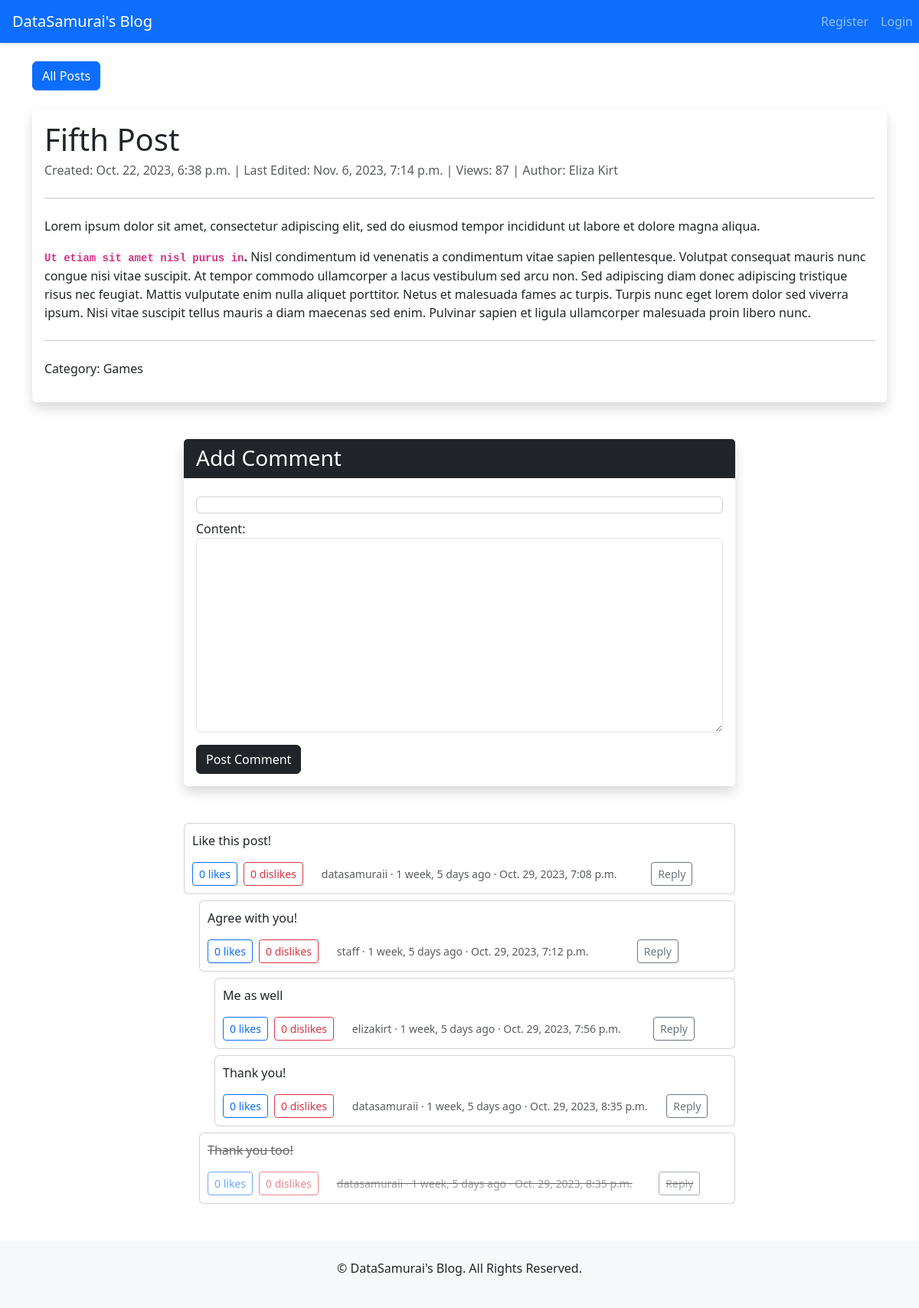
Page /blog/post/1/ on the committed database.
### posts/models.py (models this page shows, shortened)
class Post(models.Model):
    title = models.CharField(max_length=50, unique=True)
    content = RichTextField()
    category = models.ForeignKey('Category', on_delete=models.SET_NULL, null=True)
    date_published = models.DateTimeField(auto_now_add=True)
    date_edited = models.DateTimeField(auto_now=True)
    views = models.PositiveIntegerField(default=0)
    author = models.ForeignKey(settings.AUTH_USER_MODEL, on_delete=models.SET_NULL, null=True)
    is_published = models.BooleanField(default=False)
    def save(self, *args, **kwargs):
        self.content = bleach.clean(
            self.content,
            tags=settings.ALLOWED_TAGS,
            attributes=settings.ALLOWED_ATTRIBUTES,
            protocols=settings.ALLOWED_PROTOCOLS,
            strip=settings.STRIP,
            strip_comments=settings.STRIP_COMMENTS,
        )
        super().save(*args, **kwargs)
    class Meta:
        ordering = ['-date_published']

class Category(models.Model):
    title = models.CharField(max_length=30)
    description = models.TextField()
    class Meta:
        ordering = ['title']

class Comment(models.Model):
    content = models.CharField(max_length=500)
    author = models.ForeignKey(settings.AUTH_USER_MODEL, on_delete=models.SET_NULL, null=True)
    post = models.ForeignKey('Post', on_delete=models.CASCADE)
    timestamp = models.DateTimeField(auto_now_add=True)
    is_deleted = models.BooleanField(default=False)
    parent_comment = models.ForeignKey('self', on_delete=models.CASCADE, null=True, default=None)
    @property
    def likes_count(self):
        return self.reactions.filter(reaction_type='like').count()
    @property
    def dislikes_count(self):
        return self.reactions.filter(reaction_type='dislike').count()
    class Meta:
        ordering = ['timestamp']

### users/models.py (models this page shows)
class CustomUser(AbstractUser):
    is_banned = models.BooleanField(default=False)
    class Meta:
        ordering = ['id']

### posts/views.py (the view)
# urls.py: path('post/<int:post_id>/', views.PostDetailView.as_view(), name='post_detail'),
class PostDetailView(DetailView):
    model = Post
    template_name = 'posts/post_detail.html'
    context_object_name = 'post'
    def get_object(self, queryset=None):
        post_id = self.kwargs.get('post_id')
        return get_object_or_404(Post, pk=post_id)
    def get_context_data(self, **kwargs):
        context = super().get_context_data(**kwargs)
        context['comments'] = self.object.comment_set.filter(parent_comment__isnull=True).order_by(
            '-timestamp').prefetch_related('comment_set')
        context['form'] = CommentForm()
        return context
    def get(self, request, *args, **kwargs):
        response = super().get(request, *args, **kwargs)
        self.handle_views_counter()
        return response
    def handle_views_counter(self):
        ip = self.request.META.get('REMOTE_ADDR')
        time_threshold = timezone.now() - timedelta(hours=24)
        recent_views = ViewedPost.objects.filter(
            post=self.object, ip_address=ip, timestamp__gte=time_threshold
        )
        session_key = f'viewed_post_{self.object.id}'
        if not self.request.session.get(session_key) and not recent_views.exists():
            self.object.views += 1
            self.object.save(update_fields=['views'])
            self.request.session[session_key] = True
            self.request.session.set_expiry(86400)  # 24 hours in seconds
            ViewedPost.objects.create(post=self.object, ip_address=ip)

### posts/forms.py
class CommentForm(forms.ModelForm):
    parent_comment = forms.ModelChoiceField(
        queryset=Comment.objects.all(),
        required=False,
        widget=forms.HiddenInput()
    )
    class Meta:
        model = Comment
        fields = ['content', 'parent_comment']
        widgets = {
            'content': forms.Textarea(attrs={'class': 'form-control'}),
        }

### templates/posts/post_detail.html (shortened to what this page needs)
{% extends 'base.html' %}
{% block page_content %}
    <div class="d-flex justify-content-between align-items-center mt-4">
        <a href="{% url 'post_list' %}" class="btn btn-primary">All Posts</a>
    </div>
    <div class="card border-0 shadow my-4">
        <div class="card-body">
            <h1 class="card-title">{{ post.title }}</h1>
            <p class="card-subtitle mb-2 text-muted">
                Created: {{ post.date_published }} |
                Last Edited: {{ post.date_edited }} |
                Views: {{ post.views }} |
                Author: {{ post.author.first_name }} {{ post.author.last_name }}
            </p>
            <hr class="my-4"/>
            <div class="card-text mb-4">
                {{ post.content|safe }}
            </div>
            <hr class="my-4"/>
            <p>Category: {{ post.category.title }}</p>
        </div>
    </div>
    {% include 'posts/comment_list.html' %}
{% endblock %}

### templates/posts/comment_detail.html (shortened to what this page needs)
<div>
    <div class="card mt-2" style="margin-left: {{ depth|default:'0' }}px;">
        <div class="card-body comment-container {% if comment.is_deleted %}deleted-comment{% endif %}">
            <p>{{ comment.content }}</p>
            <div class="d-flex align-items-center">
                <form action="{% url 'comment_reaction' comment.id %}" method="post" style="display: inline;">
                    <button type="submit" class="btn btn-sm btn-outline-primary me-2">
                         {{ comment.likes_count }} likes
                    </button>
                </form>
                <form action="{% url 'comment_reaction' comment.id %}" method="post" style="display: inline;">
                    <button type="submit" class="btn btn-sm btn-outline-danger me-4">
                         {{ comment.dislikes_count }} dislikes
                    </button>
                </form>
                <small class="text-muted">{{ comment.author }} · {{ comment.timestamp|timesince }} ago
                    · {{ comment.timestamp }}</small>
                <button type="button" onclick="setReplyTo('{{ comment.id }}', '{{ comment.content|escapejs }}');"
                        class="btn btn-sm btn-outline-secondary m-auto">Reply
                </button>
            </div>
        </div>
    </div>
    {% with replies=comment.comment_set.all new_depth=depth|add:'20' %}
        {% for reply in replies %}
            {% include 'posts/comment_detail.html' with comment=reply depth=new_depth %}
        {% endfor %}
    {% endwith %}
</div>

### templates/posts/comment_list.html (style rules this page uses)
.comment-container { position: relative; padding: 10px; }
.deleted-comment { text-decoration: line-through; color: #000000; pointer-events: none; opacity: 0.6; cursor: not-allowed; }

### rows in the picture
Post: title "Fifth Post", date_published "Oct. 22, 2023, 6:38 p.m.", date_edited "Nov. 6, 2023, 7:14 p.m.", views "87", author.first_name "Eliza", author.last_name "Kirt", content "Lorem ipsum dolor sit amet, consectetur adipiscing elit, sed do eiusmod tempor incididunt ut labore et dolore magna aliqua. Ut etiam sit amet nisl purus in . Nisl condimentum id venenatis a condimentum vitae sapien pellentesque. Volutpat consequat mauris nunc congue nisi vitae suscipit. At tempor commodo ullamcorper a lacus vestibulum sed arcu non. Sed adipiscing diam donec adipiscing tristique risus nec feugiat. Mattis vulputate enim nulla aliquet porttitor. Netus et malesuada fames ac turpis. Turpis nunc eget lorem dolor sed viverra ipsum. Nisi vitae suscipit tellus mauris a diam maecenas sed enim. Pulvinar sapien et ligula ullamcorper malesuada proin libero nunc.", category "Games"
Comment: content "Like this post!", likes_count "0", dislikes_count "0", author "datasamuraii", timestamp "1 week, 5 days", timestamp "Oct. 29, 2023, 7:08 p.m."
Comment: content "Agree with you!", likes_count "0", dislikes_count "0", author "staff", timestamp "1 week, 5 days", timestamp "Oct. 29, 2023, 7:12 p.m."
Comment: content "Me as well", likes_count "0", dislikes_count "0", author "elizakirt", timestamp "1 week, 5 days", timestamp "Oct. 29, 2023, 7:56 p.m."
Comment: content "Thank you!", likes_count "0", dislikes_count "0", author "datasamuraii", timestamp "1 week, 5 days", timestamp "Oct. 29, 2023, 8:35 p.m."
Comment: content "Thank you too!", likes_count "0", dislikes_count "0", author "datasamuraii", timestamp "1 week, 5 days", timestamp "Oct. 29, 2023, 8:35 p.m."
